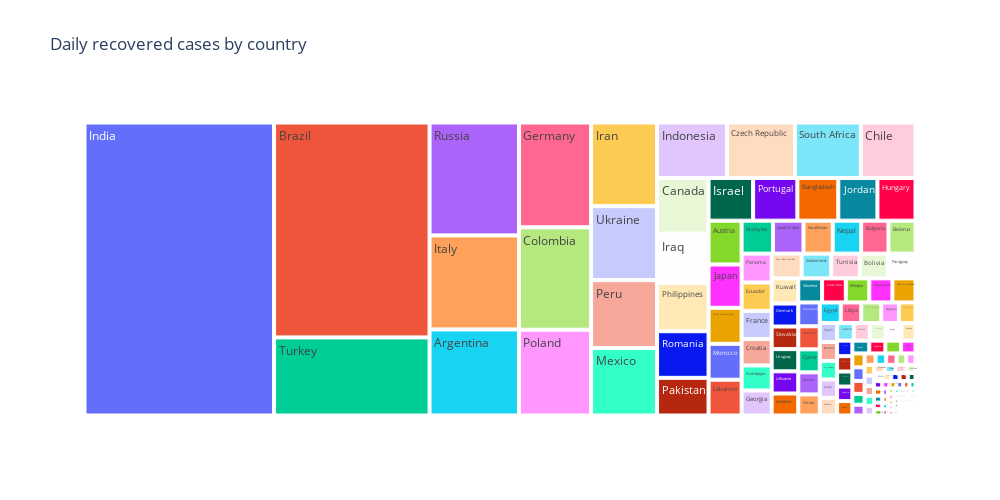

Notebook cell for this chart:
### Code cell
# Построим иерархическую диаграмму 
# для среднего ежедневного показателя выздоровевших пациентов (daily_recovered) во всех странах
#считаем среднее ежедневно фиксируемое количество выздоровевших по странам
treemap_data = covid_df.groupby(
    by='country', as_index=False)[['daily_recovered']].mean()
# строим график
fig = px.treemap(
    data_frame = treemap_data,
    path = ['country'],
    values = 'daily_recovered',
    height = 500,
    width = 1000,
    title = 'Daily recovered cases by country'
)
fig.show()

### Figure 1 — Plotly figure (JSON) as saved in the notebook; plotly's stock layout.template omitted (floating-point values rounded to 4 significant figures; data arrays with more than 128 entries replaced by an {"elided": "..."} marker saying what was removed)
{"data": [{"branchvalues": "total", "domain": {"x": [0, 1], "y": [0, 1]}, "hovertemplate": "labels=%{label}<br>daily_recovered=%{value}<br>parent=%{parent}<br>id=%{id}<extra></extra>", "ids": {"elided": "221 str values"}, "labels": {"elided": "221 str values"}, "name": "", "parents": {"elided": "221 str values"}, "type": "treemap", "values": {"elided": "221 float values"}}], "layout": {"height": 500, "legend": {"tracegroupgap": 0}, "title": {"text": "Daily recovered cases by country"}, "width": 1000}}
